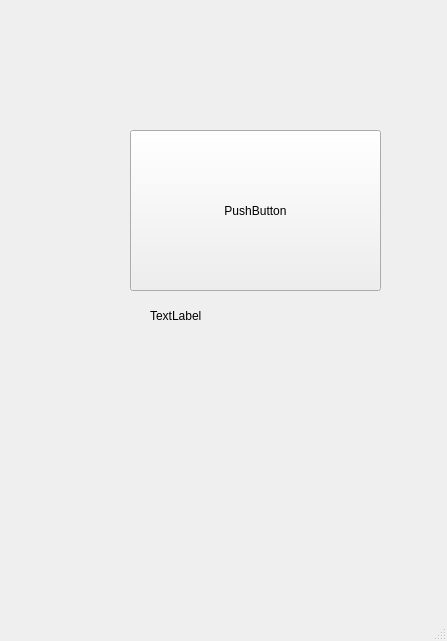
<?xml version="1.0" encoding="UTF-8"?>
<ui version="4.0">
 <class>MainWindow</class>
 <widget class="QMainWindow" name="MainWindow">
  <property name="geometry">
   <rect>
    <x>0</x>
    <y>0</y>
    <width>447</width>
    <height>641</height>
   </rect>
  </property>
  <property name="windowTitle">
   <string>MainWindow</string>
  </property>
  <widget class="QWidget" name="centralwidget">
   <widget class="QLabel" name="label">
    <property name="geometry">
     <rect>
      <x>150</x>
      <y>200</y>
      <width>431</width>
      <height>231</height>
     </rect>
    </property>
    <property name="text">
     <string>TextLabel</string>
    </property>
   </widget>
   <widget class="QPushButton" name="pushButton">
    <property name="geometry">
     <rect>
      <x>130</x>
      <y>130</y>
      <width>251</width>
      <height>161</height>
     </rect>
    </property>
    <property name="text">
     <string>PushButton</string>
    </property>
   </widget>
  </widget>
  <widget class="QMenuBar" name="menubar">
   <property name="geometry">
    <rect>
     <x>0</x>
     <y>0</y>
     <width>447</width>
     <height>25</height>
    </rect>
   </property>
  </widget>
  <widget class="QStatusBar" name="statusbar"/>
 </widget>
 <resources/>
 <connections/>
</ui>
